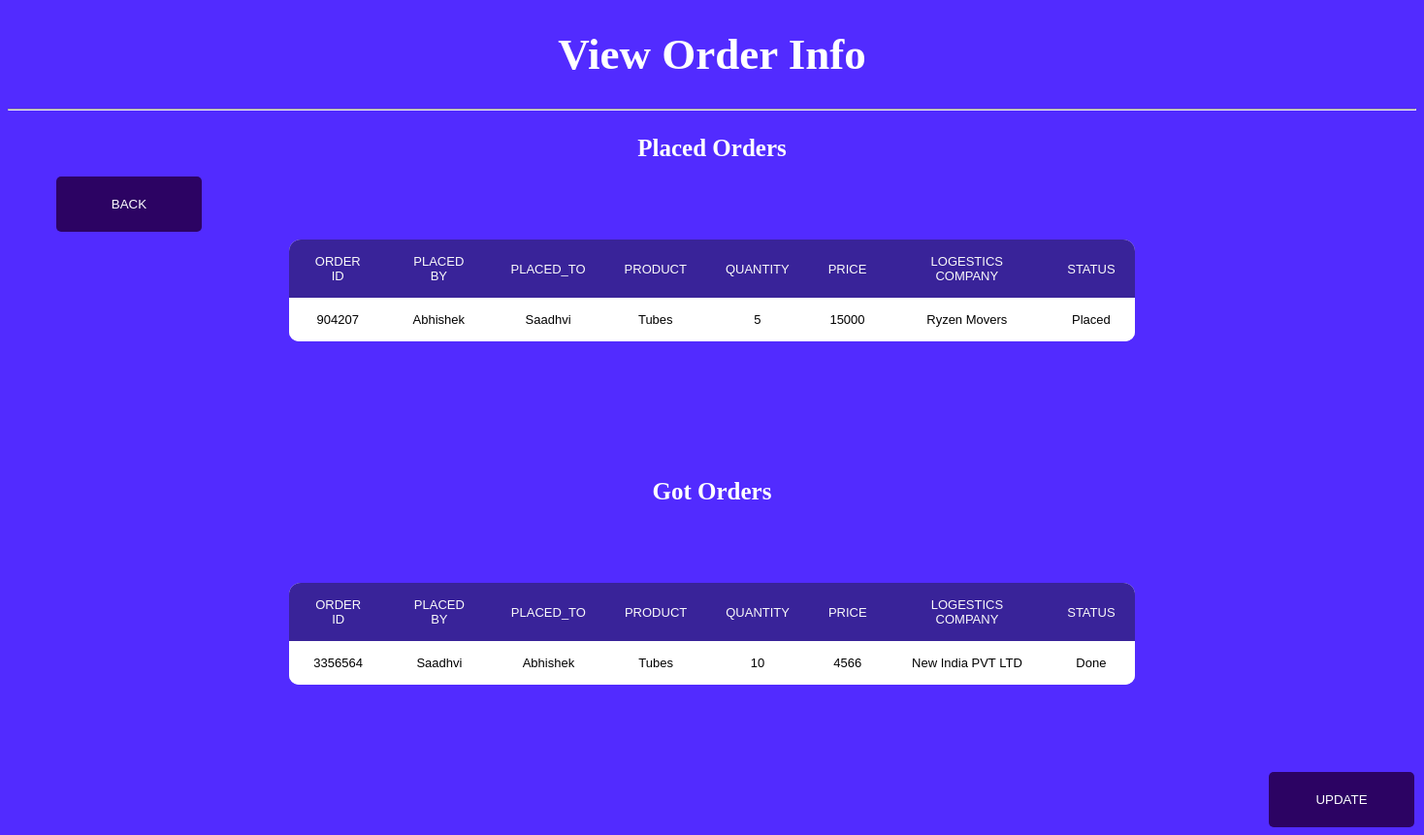
Page /SCM/view_orders.php (signed in) on the committed database.
### tables this page shows
CREATE TABLE `orders` (
  `Order_id` int(11) NOT NULL,
  `Placed_by` varchar(13) NOT NULL,
  `Placed_to` varchar(13) NOT NULL,
  `Product_id` int(11) NOT NULL,
  `Quantity` int(11) NOT NULL,
  `Price` int(11) NOT NULL,
  `Log_company_id` int(11) NOT NULL,
  `Status` varchar(25) NOT NULL
);

CREATE TABLE `user` (
  `User_id` varchar(13) NOT NULL,
  `Username` varchar(50) NOT NULL,
  `Class_id` int(11) NOT NULL,
  `Phone` bigint(20) NOT NULL,
  `Email` varchar(50) NOT NULL,
  `Location` varchar(25) NOT NULL,
  `Inventory_id` int(11) DEFAULT NULL,
  `Catalogue_id` int(11) DEFAULT NULL
);

CREATE TABLE `product` (
  `Product_id` int(11) NOT NULL,
  `Product_name` varchar(25) NOT NULL,
  `Product_type` varchar(25) NOT NULL,
  `Price` int(11) NOT NULL
);

CREATE TABLE `logistic_company` (
  `Company_id` int(11) NOT NULL,
  `Company_name` varchar(25) NOT NULL,
  `Location` varchar(25) NOT NULL,
  `Mode_of_transportation` varchar(25) NOT NULL
);

### SCM/view_orders.php (the view, shortened to what this page needs)
<!DOCTYPE html>
<html lang="en">
<head>
    <link rel="stylesheet" type="text/css" href="./styles/orders_log.css?version51">
</head>
<body>
    <h1 style="text-align : center; font-size:45px; color:white;">View Order Info </h1>
    <button type="button" class="backbtn" onclick="window.location.href='./user.php'">Back</button>
    <hr>
    <h3 style="text-align : center; font-size:25px; color:white;"> Placed Orders</h3>
    <div class="tableClass">
        <table id='info_table' class="rwd-table">
            <tr>
                <th>Order id</th>
                <th>Placed by</th>
                <th>Placed_to</th>
                <th>Product</th>
                <th>Quantity</th>
                <th>Price</th>
                <th>Logestics Company</th>
                <th>Status</th>
            </tr>
            <?php
            $id = $_SESSION['userids'];
            $server = "localhost";
            $username = "root";
            $password = "";
            $con = mysqli_connect($server, $username, $password);
            $sql = "SELECT O.Order_id, B.Username Placed_by, T.Username Placed_to, P.Product_name, O.Quantity, O.Price, L.Company_name, O.Status from scm.orders O inner join scm.user B on O.Placed_by = B.User_id inner join scm.user T on O.Placed_to = T.User_id inner join scm.product P on O.Product_id = P.Product_id inner join scm.logistic_company L on O.Log_company_id = L.Company_id Where O.Placed_by = '$id'";
            $result = $con->query($sql);
            $count = mysqli_num_rows($result);
            if ($count > 0) {
                while ($row = $result->fetch_assoc()) {
                    echo "<tr><td>" . $row["Order_id"] . "</td><td>" . $row["Placed_by"] . "</td><td>" . $row["Placed_to"] . "</td><td>" . $row["Product_name"] . "</td><td>" . $row["Quantity"] . "</td><td>" . $row["Price"] . "</td><td>" . $row["Company_name"] . "</td><td>" . $row["Status"] . "</td></tr>";
                }
            }
            ?>
        </table>
        <br><br>
        <h3 style="text-align : center; font-size:25px; color:white;"> Got Orders</h3>
        <div class="tableClass">
            <table id='info_table' class="rwd-table">
                <tr>
                    <th>Order id</th>
                    <th>Placed by</th>
                    <th>Placed_to</th>
                    <th>Product</th>
                    <th>Quantity</th>
                    <th>Price</th>
                    <th>Logestics Company</th>
                    <th>Status</th>
                </tr>
                <?php
                $id = $_SESSION['userids'];
                $server = "localhost";
                $username = "root";
                $password = "";
                $con = mysqli_connect($server, $username, $password);
                $sql = "SELECT O.Order_id, B.Username Placed_by, T.Username Placed_to, P.Product_name, O.Quantity, O.Price, L.Company_name, O.Status from scm.orders O inner join scm.user B on O.Placed_by = B.User_id inner join scm.user T on O.Placed_to = T.User_id inner join scm.product P on O.Product_id = P.Product_id inner join scm.logistic_company L on O.Log_company_id = L.Company_id Where O.Placed_to = '$id'";
                $result = $con->query($sql);
                $count = mysqli_num_rows($result);
                if ($count > 0) {
                    while ($row = $result->fetch_assoc()) {
                        echo "<tr><td>" . $row["Order_id"] . "</td><td>" . $row["Placed_by"] . "</td><td>" . $row["Placed_to"] . "</td><td>" . $row["Product_name"] . "</td><td>" . $row["Quantity"] . "</td><td>" . $row["Price"] . "</td><td>" . $row["Company_name"] . "</td><td>" . $row["Status"] . "</td></tr>";
                    }
                }
                ?>
            </table>
        </div>
        <button type="button" class="navbtn" onclick="window.location.href='./update_orders.php'">Update</button>
</body>
</html>

### SCM/styles/orders_log.css (style rules this page uses)
body { background-color: rgb(82, 43, 255); color: #000; }
::placeholder { color: rgb(0, 0, 0); opacity: 0.3; }
table { margin: 80px auto; position: relative; z-index: 2; width: 60%; left: auto; border-collapse: collapse; border-spacing: 0; border-radius: 12px 12px 10px 10px; overflow: hidden; font-size: 10px; }
td , th { padding: 15px 20px; text-align: center; background-color: #fff; font-size: 13px; }
th { background-color: rgba(31, 6, 141, 0.877); color: #fafafa; font-family: 'Nunito Sans', sans-serif; font-weight: 200; text-transform: uppercase; }
tr { width: 100%; background-color: #fafafa; font-family: 'Nunito Sans', sans-serif; }
tr:nth-child(even) { background-color: #eeeeee; }
.backbtn { position: absolute; margin-top: 70px; margin-left: 50px; color: #fff ; text-transform: uppercase; text-decoration: none; background: #2c0363; padding: 20px; border-radius: 5px; width: 150px; height: 57px; display: inline; border: none; transition: all 0.4s ease 0s }
.navbtn { position: relative; margin-top: 10px; margin-left: 1300px; color: #fff ; text-transform: uppercase; text-decoration: none; background: #2c0363; padding: 20px; border-radius: 5px; width: 150px; height: 57px; display: inline; border: none; transition: all 0.4s ease 0s }

### rows in the picture
orders: Order_id "904207", user.Username "Abhishek", Placed_to.Username "Saadhvi", Product.Product_name "Tubes", Quantity "5", Price "15000", Log_company.Company_name "Ryzen Movers", Status "Placed"
orders: Order_id "3356564", user.Username "Saadhvi", Placed_to.Username "Abhishek", Product.Product_name "Tubes", Quantity "10", Price "4566", Log_company.Company_name "New India PVT LTD", Status "Done"
